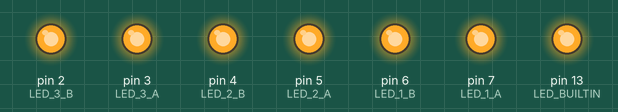
This sketch was run on a simulated Arduino Uno, built with avr-gcc and run on an emulated ATmega328P. Parts: output pins drawn as LEDs (lit = HIGH).

Above: at 0.5 s.
At 3.5 s:
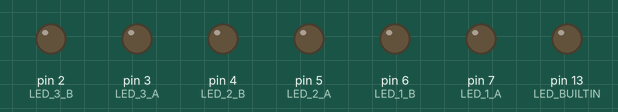
Timing chart, 0 to 4.6 s (numbered marks = the images above):
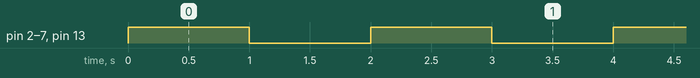

The sketch:

demo-cek-led.ino
```cpp
// menguji apakah semua lampu dapat dinyalakan dan dimatikan.

#define LED_1_A 7
#define LED_1_B 6
#define LED_2_A 5
#define LED_2_B 4
#define LED_3_A 3
#define LED_3_B 2

void setup() {
  // initialize digital pin LED_BUILTIN as an output.
  pinMode(LED_BUILTIN, OUTPUT);

  pinMode(LED_1_A, OUTPUT);
  pinMode(LED_1_B, OUTPUT);
  pinMode(LED_2_A, OUTPUT);
  pinMode(LED_2_B, OUTPUT);
  pinMode(LED_3_A, OUTPUT);
  pinMode(LED_3_B, OUTPUT);
}
// the loop function runs over and over again forever
void loop() {

  digitalWrite(LED_1_A, HIGH);
  digitalWrite(LED_1_B, HIGH);
  digitalWrite(LED_2_A, HIGH);
  digitalWrite(LED_2_B, HIGH);
  digitalWrite(LED_3_A, HIGH);
  digitalWrite(LED_3_B, HIGH);

  digitalWrite(LED_BUILTIN, HIGH);   // turn the LED on (HIGH is the voltage level)
  delay(1000);                       // wait for a second

  digitalWrite(LED_BUILTIN, LOW);    // turn the LED off by making the voltage LOW
  digitalWrite(LED_1_A, LOW);
  digitalWrite(LED_1_B, LOW);
  digitalWrite(LED_2_A, LOW);
  digitalWrite(LED_2_B, LOW);
  digitalWrite(LED_3_A, LOW);
  digitalWrite(LED_3_B, LOW);

  delay(1000);                       // wait for a second
}
```

Measured:
- by itself, pin 2 (LED_3_B), pin 3 (LED_3_A), pin 4 (LED_2_B), pin 5 (LED_2_A), pin 6 (LED_1_B), pin 7 (LED_1_A), pin 13 (LED_BUILTIN): alternates HIGH for 1.0 s and LOW for 1.0 s
